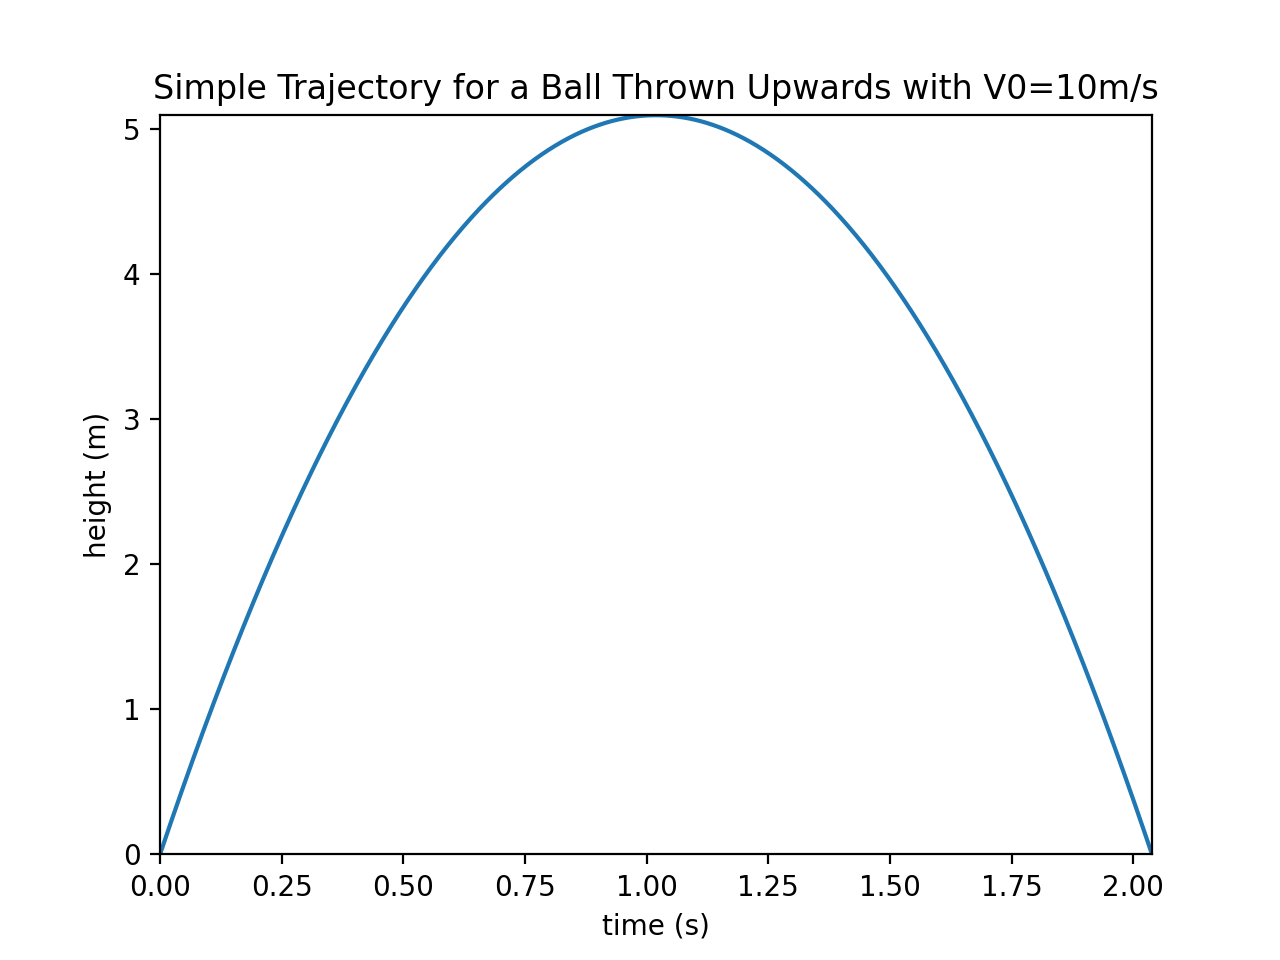

Reproduce this figure in Python.
# H.P.L. - A Primer on Scientific Programming with Python
# Ex 5.9

# import necessary libraries
import numpy as np
import matplotlib.pyplot as plt

v0 = 10
g = 9.81
# create 1000 points between 0 and 2v0/g
t_points = np.linspace(0, (2 * v0 / g), 1000)

# create a function to compute y(t) as the problem
def y(t):
  return v0 * t - 0.5 * g * t ** 2

# generate the y(t) values from the t_points
y_points = y(t_points)

# plot the y_points vs t_points curve
plt.plot(t_points, y_points)
plt.xlabel("time (s)")
plt.ylabel("height (m)")
plt.xlim([t_points[0], t_points[-1]])
plt.ylim([y_points.min(), y_points.max()])
plt.title("Simple Trajectory for a Ball Thrown Upwards with V0=10m/s")
plt.show()
